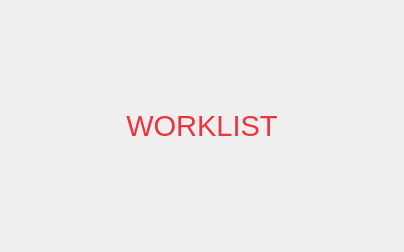
<?xml version="1.0" encoding="UTF-8"?>
<ui version="4.0">
 <class>qSlicerPatientsQueueWorklistWidget</class>
 <widget class="QWidget" name="qSlicerPatientsQueueWorklistWidget">
  <property name="geometry">
   <rect>
    <x>0</x>
    <y>0</y>
    <width>404</width>
    <height>252</height>
   </rect>
  </property>
  <property name="windowTitle">
   <string>Patients Queue Worklist</string>
  </property>
  <layout class="QGridLayout" name="gridLayout_2">
   <item row="0" column="0">
    <layout class="QGridLayout" name="gridLayout">
     <item row="0" column="0">
      <widget class="QLabel" name="label">
       <property name="text">
        <string>&lt;html&gt;&lt;head/&gt;&lt;body&gt;&lt;p align=&quot;center&quot;&gt;&lt;span style=&quot; font-size:22pt; color:#ed333b;&quot;&gt;WORKLIST&lt;/span&gt;&lt;/p&gt;&lt;/body&gt;&lt;/html&gt;</string>
       </property>
       <property name="alignment">
        <set>Qt::AlignCenter</set>
       </property>
      </widget>
     </item>
    </layout>
   </item>
  </layout>
 </widget>
 <resources>
  <include location="../../../PatientPositioning/Resources/qSlicerPatientPositioningModule.qrc"/>
 </resources>
 <connections/>
</ui>
